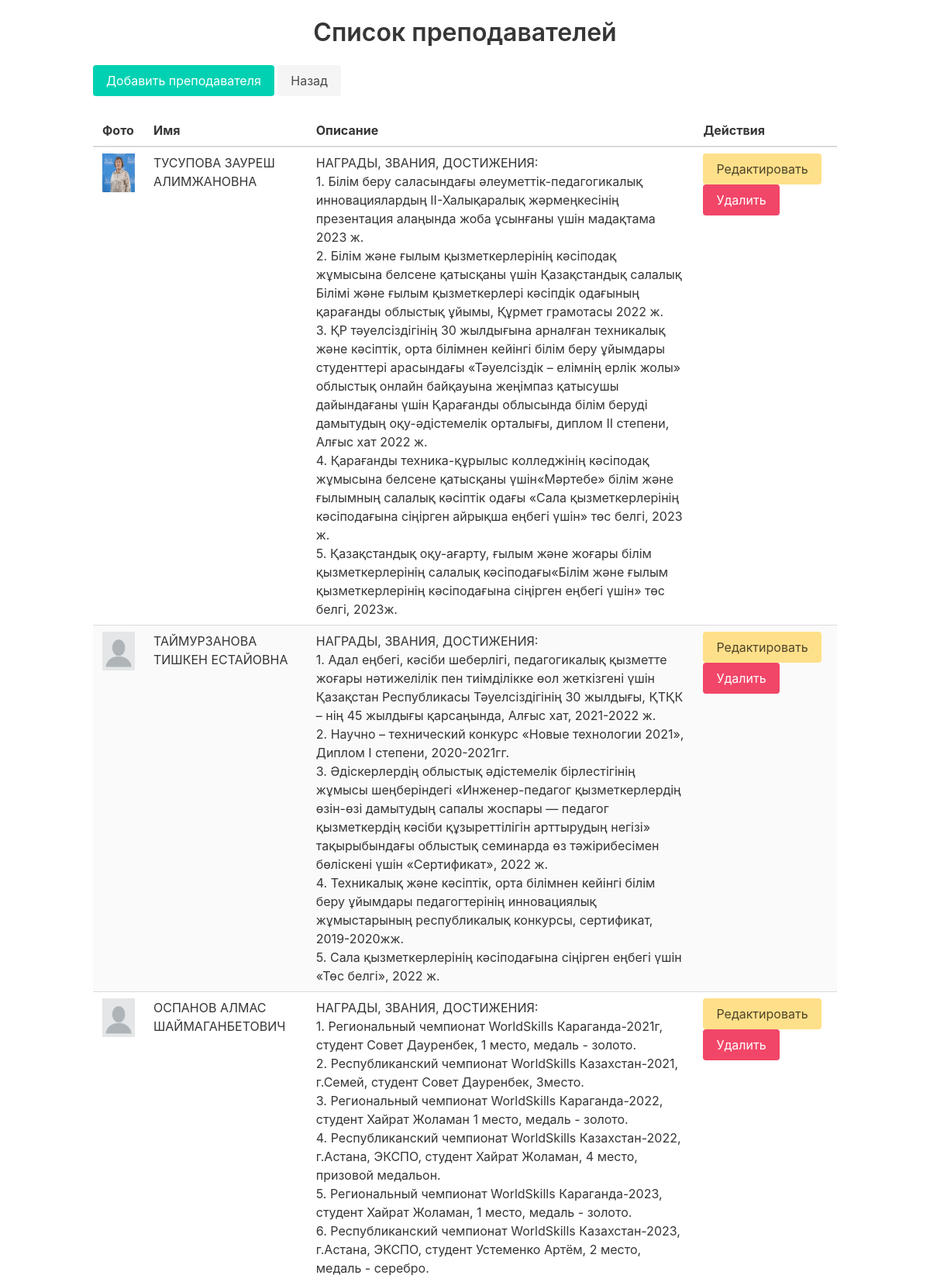
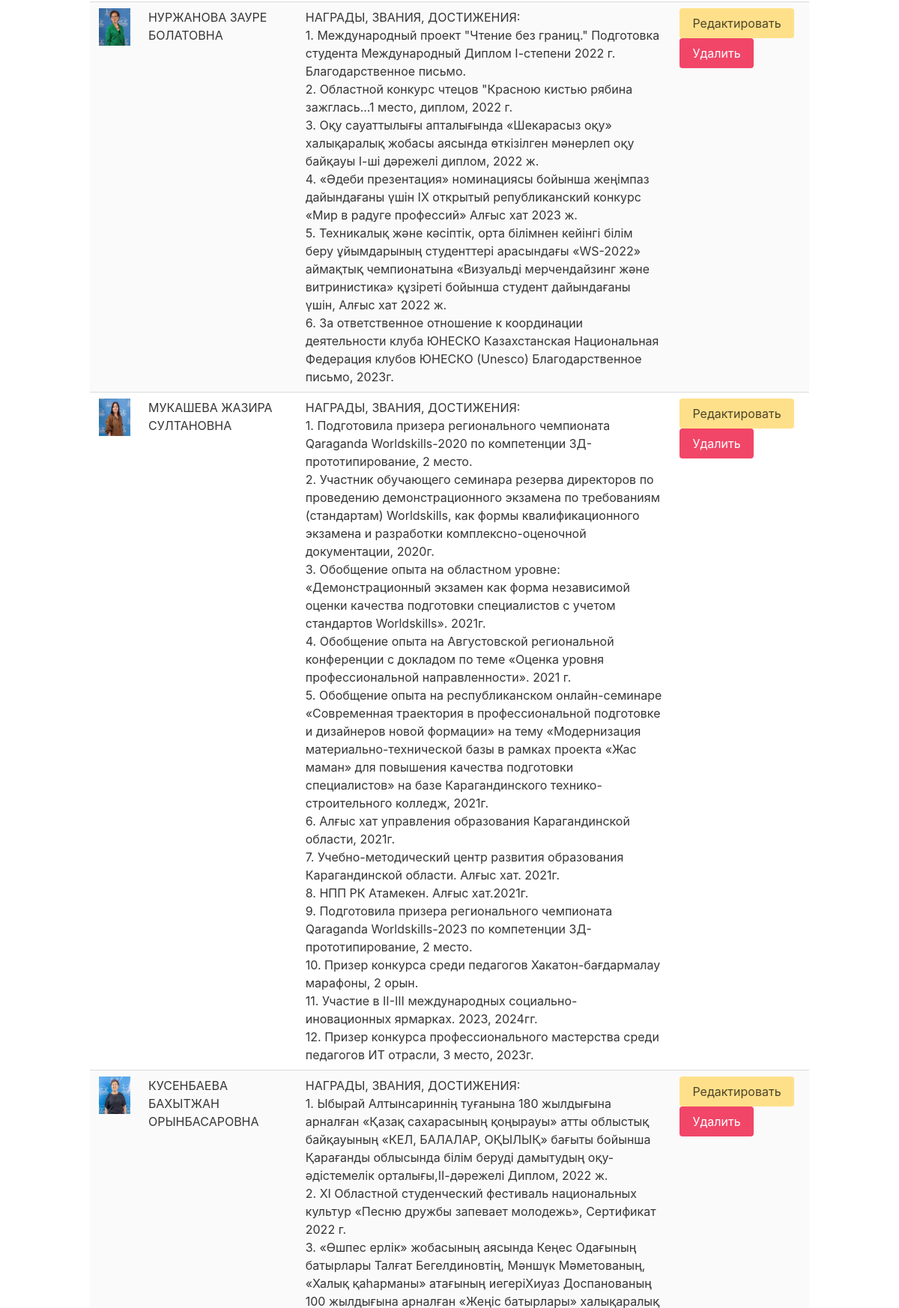
The app's page /admin/manage_teachers.php (signed in, upper part) with its own data (2 pictures, top to bottom).
### tables this page shows
CREATE TABLE `teachers` (
  `id` int NOT NULL,
  `name` varchar(255) NOT NULL,
  `description` text NOT NULL,
  `created_at` timestamp NULL DEFAULT CURRENT_TIMESTAMP,
  `updated_at` timestamp NULL DEFAULT CURRENT_TIMESTAMP ON UPDATE CURRENT_TIMESTAMP,
  `education` text,
  `works_in_college` varchar(255) NOT NULL,
  `position` varchar(255) NOT NULL,
  `image` varchar(255) NOT NULL
);

### admin/manage_teachers.php (the view, shortened to what this page needs)
<?php
include '../config.php';
$query_teachers = "SELECT * FROM teachers ORDER BY created_at DESC";
$result_teachers = mysqli_query($conn, $query_teachers);
?>
<!DOCTYPE html>
<html lang="ru">
<head>
    <link href="https://cdn.jsdelivr.net/npm/bulma@0.9.3/css/bulma.min.css" rel="stylesheet">
</head>
<body>
    <div class="container">
        <h1 class="title has-text-centered mt-5">Список преподавателей</h1>
        <div class="mb-4">
            <a href="teachers/add_teacher.php">
                <button class="button is-primary">Добавить преподавателя</button>
            </a>
            <a href="../admin/index.php" class="button is-light">Назад</a>
        </div>
        <table class="table is-striped is-hoverable is-fullwidth mt-5">
            <thead>
                <tr>
                    <th>Фото</th>
                    <th>Имя</th>
                    <th>Описание</th>
                    <th>Действия</th>
                </tr>
            </thead>
            <tbody>
                <?php while ($teacher = mysqli_fetch_assoc($result_teachers)): ?>
                    <tr>
                        <td>
                            <img src="./teachers/uploads/<?= htmlspecialchars($teacher['image']) ?>" alt="Фото" style="width: 50px; height: 50px;">
                        </td>
                        <td><?= htmlspecialchars($teacher['name']) ?></td>
                        <td><?= nl2br(htmlspecialchars($teacher['description'])) ?></td>
                        <td>
                            <a href="teachers/edit_teacher.php?id=<?= $teacher['id'] ?>" class="button is-warning">Редактировать</a>
                            <a href="teachers/delete_teacher.php?id=<?= $teacher['id'] ?>" class="button is-danger" onclick="return confirm('Вы уверены, что хотите удалить этого преподавателя?')">Удалить</a>
                        </td>
                    </tr>
                <?php endwhile; ?>
            </tbody>
        </table>
    </div>
</body>
</html>

### records on screen
teachers: image (picture), name "ТУСУПОВА ЗАУРЕШ АЛИМЖАНОВНА", description "НАГРАДЫ, ЗВАНИЯ, ДОСТИЖЕНИЯ: 1. Білім беру саласындағы әлеуметтік-педагогикалық инновациялардың ІІ-Халықаралық жәрмеңкесінің презентация алаңында жоба ұсынғаны үшін мадақтама 2023 ж. 2. Білім және ғылым қызметкерлерінің кәсіподақ жұмысына белсене қатысқаны үшін Қазақстандық салалық Білімі және ғылым қызметкерлері кәсіпдік одағының қарағанды облыстық ұйымы, Құрмет грамотасы 2022 ж. 3. ҚР тәуелсіздігінің 30 жылдығына арналған техникалық және кәсіптік, орта білімнен кейінгі білім беру ұйымдары студенттері арасындағы «Тәуелсіздік – елімнің ерлік жолы» облыстық онлайн байқауына жеңімпаз қатысушы дайындағаны үшін Қарағанды облысында білім беруді дамытудың оқу-әдістемелік орталығы, диплом ІІ…"
teachers: image (placeholder picture), name "ТАЙМУРЗАНОВА ТИШКЕН ЕСТАЙОВНА", description "НАГРАДЫ, ЗВАНИЯ, ДОСТИЖЕНИЯ: 1. Адал еңбегі, кәсіби шеберлігі, педагогикалық қызметте жоғары нәтижелілік пен тиімділікке өол жеткізгені үшін Қазақстан Республикасы Тәуелсіздігінің 30 жылдығы, ҚТҚК – нің 45 жылдығы қарсаңында, Алғыс хат, 2021-2022 ж. 2. Научно – технический конкурс «Новые технологии 2021», Диплом I степени, 2020-2021гг. 3. Әдіскерлердің облыстық әдістемелік бірлестігінің жұмысы шеңберіндегі «Инженер-педагог қызметкерлердің өзін-өзі дамытудың сапалы жоспары — педагог қызметкердің кәсіби құзыреттілігін арттырудың негізі» тақырыбындағы облыстық семинарда өз тәжірибесімен бөліскені үшін «Сертификат», 2022 ж. 4. Техникалық және кәсіптік, орта білімнен кейінгі білім беру ұйымдары…"
teachers: image (placeholder picture), name "ОСПАНОВ АЛМАС ШАЙМАГАНБЕТОВИЧ", description "НАГРАДЫ, ЗВАНИЯ, ДОСТИЖЕНИЯ: 1. Региональный чемпионат WorldSkills Караганда-2021г, студент Совет Дауренбек, 1 место, медаль - золото. 2. Республиканский чемпионат WorldSkills Казахстан-2021, г.Семей, студент Совет Дауренбек, 3место. 3. Региональный чемпионат WorldSkills Караганда-2022, студент Хайрат Жоламан 1 место, медаль - золото. 4. Республиканский чемпионат WorldSkills Казахстан-2022, г.Астана, ЭКСПО, студент Хайрат Жоламан, 4 место, призовой медальон. 5. Региональный чемпионат WorldSkills Караганда-2023, студент Хайрат Жоламан, 1 место, медаль - золото. 6. Республиканский чемпионат WorldSkills Казахстан-2023, г.Астана, ЭКСПО, студент Устеменко Артём, 2 место, медаль - серебро."
teachers: image (picture), name "НУРЖАНОВА ЗАУРЕ БОЛАТОВНА", description "НАГРАДЫ, ЗВАНИЯ, ДОСТИЖЕНИЯ: 1. Международный проект \"Чтение без границ.\" Подготовка студента Международный Диплом І-степени 2022 г. Благодарственное письмо. 2. Областной конкурс чтецов \"Красною кистью рябина зажглась...1 место, диплом, 2022 г. 3. Оқу сауаттылығы апталығында «Шекарасыз оқу» халықаралық жобасы аясында өткізілген мәнерлеп оқу байқауы І-ші дәрежелі диплом, 2022 ж. 4. «Әдеби презентация» номинациясы бойынша жеңімпаз дайындағаны үшін ІХ открытый републиканский конкурс «Мир в радуге профессий» Алғыс хат 2023 ж. 5. Техникалық және кәсіптік, орта білімнен кейінгі білім беру ұйымдарының студенттері арасындағы «WS-2022» аймақтық чемпионатына «Визуальді мерчендайзинг және…"
teachers: image (picture), name "МУКАШЕВА ЖАЗИРА СУЛТАНОВНА", description "НАГРАДЫ, ЗВАНИЯ, ДОСТИЖЕНИЯ: 1. Подготовила призера регионального чемпионата Qaraganda Worldskills-2020 по компетенции 3Д-прототипирование, 2 место. 2. Участник обучающего семинара резерва директоров по проведению демонстрационного экзамена по требованиям (стандартам) Worldskills, как формы квалификационного экзамена и разработки комплексно-оценочной документации, 2020г. 3. Обобщение опыта на областном уровне: «Демонстрационный экзамен как форма независимой оценки качества подготовки специалистов с учетом стандартов Worldskills». 2021г. 4. Обобщение опыта на Августовской региональной конференции с докладом по теме «Оценка уровня профессиональной направленности». 2021 г. 5. Обобщение опыта…"
teachers: image (picture), name "КУСЕНБАЕВА БАХЫТЖАН ОРЫНБАСАРОВНА", description "НАГРАДЫ, ЗВАНИЯ, ДОСТИЖЕНИЯ: 1. Ыбырай Алтынсариннің туғанына 180 жылдығына арналған «Қазақ сахарасының қоңырауы» атты облыстық байқауының «КЕЛ, БАЛАЛАР, ОҚЫЛЫҚ» бағыты бойынша Қарағанды облысында білім беруді дамытудың оқу-әдістемелік орталығы,ІІ-дәрежелі Диплом, 2022 ж. 2. ХІ Областной студенческий фестиваль национальных культур «Песню дружбы запевает молодежь», Сертификат 2022 г."
